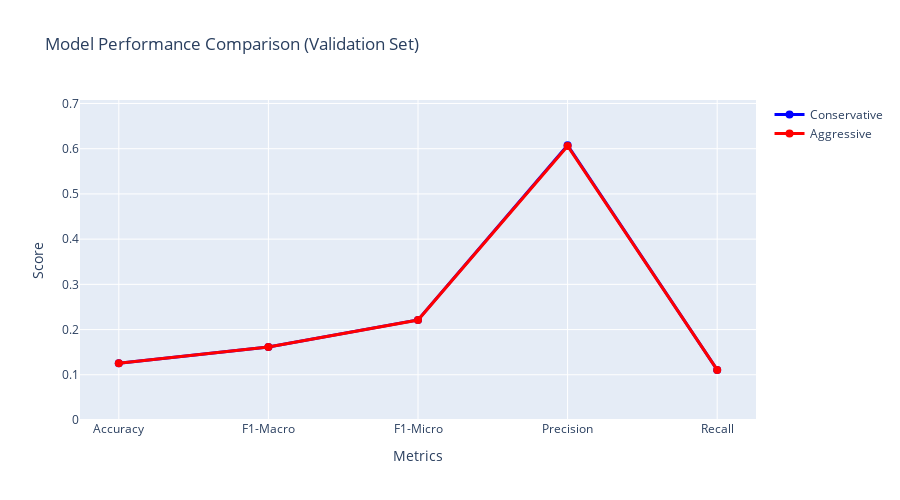

Notebook code for this chart:
### Markdown cell above
## 6. Model Evaluation

Comprehensive evaluation of both models using multiple metrics and visualizations.

### Code cell
# Evaluate both models on validation set
print("📊 Evaluating models on validation set...")

# Conservative model evaluation
print("\n🔹 Conservative Model - Validation Results:")
conservative_val_metrics = model_conservative.evaluate(val_texts_conservative, val_labels)

# Aggressive model evaluation  
print("\n🔸 Aggressive Model - Validation Results:")
aggressive_val_metrics = model_aggressive.evaluate(val_texts_aggressive, val_labels)

# Compare validation performance
comparison_metrics = ['accuracy', 'f1_macro', 'f1_micro', 'precision_macro', 'recall_macro']

print(f"\n📈 Validation Performance Comparison:")
print(f"{'Metric':<20} {'Conservative':<12} {'Aggressive':<12} {'Difference':<12}")
print("-" * 60)

for metric in comparison_metrics:
    conservative_val = conservative_val_metrics[metric]
    aggressive_val = aggressive_val_metrics[metric]
    difference = aggressive_val - conservative_val
    print(f"{metric:<20} {conservative_val:<12.3f} {aggressive_val:<12.3f} {difference:<12.3f}")

# Visualize performance comparison
metrics_names = ['Accuracy', 'F1-Macro', 'F1-Micro', 'Precision', 'Recall']
conservative_values = [conservative_val_metrics[metric] for metric in comparison_metrics]
aggressive_values = [aggressive_val_metrics[metric] for metric in comparison_metrics]

fig = go.Figure()
fig.add_trace(go.Scatter(
    x=metrics_names,
    y=conservative_values,
    mode='lines+markers',
    name='Conservative',
    line=dict(color='blue', width=3),
    marker=dict(size=8)
))
fig.add_trace(go.Scatter(
    x=metrics_names,
    y=aggressive_values,
    mode='lines+markers',
    name='Aggressive',
    line=dict(color='red', width=3),
    marker=dict(size=8)
))

fig.update_layout(
    title="Model Performance Comparison (Validation Set)",
    xaxis_title="Metrics",
    yaxis_title="Score",
    yaxis_range=[0, max(max(conservative_values), max(aggressive_values)) + 0.1],
    height=500
)
fig.show()

# Determine better model
if conservative_val_metrics['f1_macro'] > aggressive_val_metrics['f1_macro']:
    best_model = model_conservative
    best_texts_val = val_texts_conservative
    best_texts_test = test_texts_conservative
    best_approach = "Conservative"
else:
    best_model = model_aggressive
    best_texts_val = val_texts_aggressive
    best_texts_test = test_texts_aggressive
    best_approach = "Aggressive"

print(f"\n🏆 Best performing approach: {best_approach} (F1-macro: {max(conservative_val_metrics['f1_macro'], aggressive_val_metrics['f1_macro']):.3f})")

### Figure 1 — Plotly figure (JSON) as saved in the notebook; plotly's stock layout.template omitted (floating-point values rounded to 4 significant figures)
{"data": [{"line": {"color": "blue", "width": 3}, "marker": {"size": 8}, "mode": "lines+markers", "name": "Conservative", "type": "scatter", "x": ["Accuracy", "F1-Macro", "F1-Micro", "Precision", "Recall"], "y": [0.1256, 0.1615, 0.2214, 0.6077, 0.1108]}, {"line": {"color": "red", "width": 3}, "marker": {"size": 8}, "mode": "lines+markers", "name": "Aggressive", "type": "scatter", "x": ["Accuracy", "F1-Macro", "F1-Micro", "Precision", "Recall"], "y": [0.1253, 0.1613, 0.2211, 0.6059, 0.1108]}], "layout": {"height": 500, "title": {"text": "Model Performance Comparison (Validation Set)"}, "xaxis": {"title": {"text": "Metrics"}}, "yaxis": {"range": [0, 0.7077], "title": {"text": "Score"}}}}
